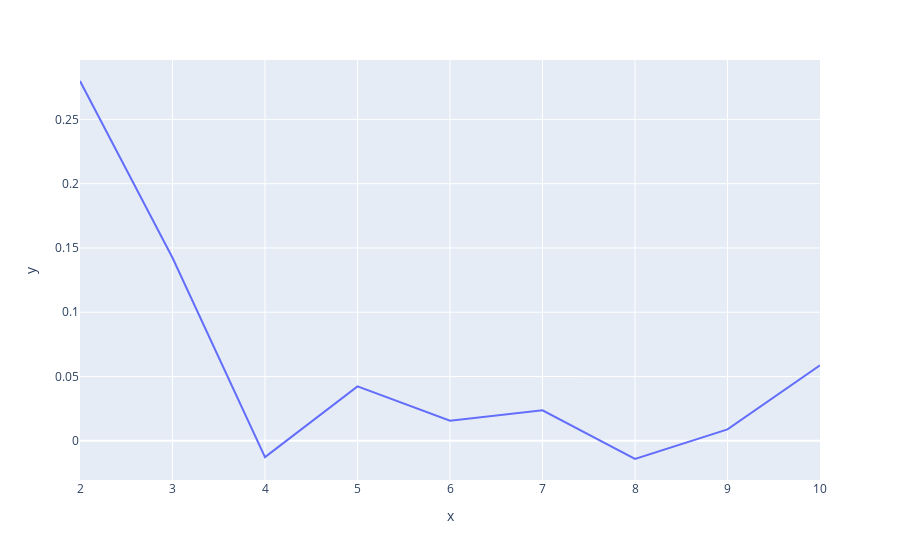

Notebook code for this chart:
### Code cell
px.line(x=clusters,y=ss)
#найбільще значення у 6 кластерів, але за попередніх графіків та попередніх розрахунках краще взяти 4

### Figure 1 — Plotly figure (JSON) as saved in the notebook; plotly's stock layout.template omitted (floating-point values rounded to 4 significant figures)
{"data": [{"hovertemplate": "x=%{x}<br>y=%{y}<extra></extra>", "legendgroup": "", "line": {"color": "#636efa", "dash": "solid"}, "marker": {"symbol": "circle"}, "mode": "lines", "name": "", "orientation": "v", "showlegend": false, "type": "scatter", "x": [2, 3, 4, 5, 6, 7, 8, 9, 10], "xaxis": "x", "y": [0.2798, 0.1424, -0.0127, 0.0423, 0.01558, 0.02368, -0.01415, 0.008895, 0.05866], "yaxis": "y"}], "layout": {"legend": {"tracegroupgap": 0}, "margin": {"t": 60}, "xaxis": {"anchor": "y", "domain": [0, 1], "title": {"text": "x"}}, "yaxis": {"anchor": "x", "domain": [0, 1], "title": {"text": "y"}}}}
